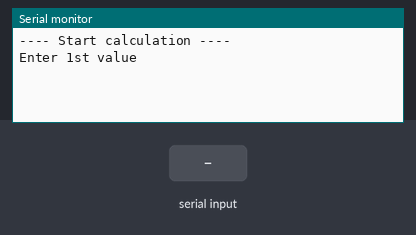
Bench run of a sketch on a simulated Arduino Uno, built with avr-gcc and run on an emulated ATmega328P. Shown: the last lines printed to the serial monitor. The test bench sets the inputs (shaded band).

Above: at 1.2 s.
1.3 s: "90,45\n" received over Serial
At 2.1 s:
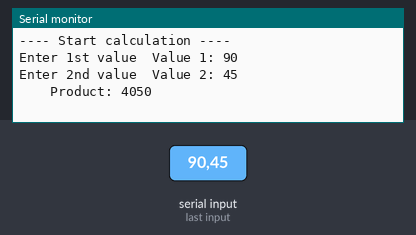
2.8 s: "1,90,45\n" received over Serial
At 7.2 s:
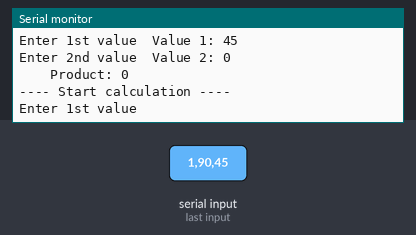

The sketch:

Functions.ino
```cpp
void setup() { Serial.begin(9600); Serial.println(""); }

void loop() {  Serial.println("---- Start calculation ----"); Serial.println("");

  int value1, value2;

  // Collect 1st value from serial input -------------------------------------------
   Serial.print("Enter 1st value");
   while(!Serial.available()) { }

   value1 = Serial.parseInt(); // Parse an Integer from Serial
   Serial.print("\tValue 1: "), Serial.println(value1);

 // Collect 2nd value from serial input --------------------------------------------
   Serial.print("Enter 2nd value");
   while(!Serial.available()) { }

   value2 = Serial.parseInt(); // Parse an Integer from Serial
   Serial.print("\tValue 2: "), Serial.println(value2);

 // Calculate product --------------------------------------------------------------
   int out = Function( value1, value2);

  Serial.print("\t\tProduct: "), Serial.println(out);
  Serial.println("");
  delay(1000);
}

/* ----------------------------------------------------------------------------------
=================== Subrutiens ======================================================
-----------------------------------------------------------------------------------*/

  int Function(int type, int axis) {
    int value = type * axis;
    return value;

}
```

Measured:
- after the input at 1.3 s, the serial monitor: prints a new line at once (image 1)
- after the input at 2.8 s, the serial monitor: prints a new line at once (image 2)
